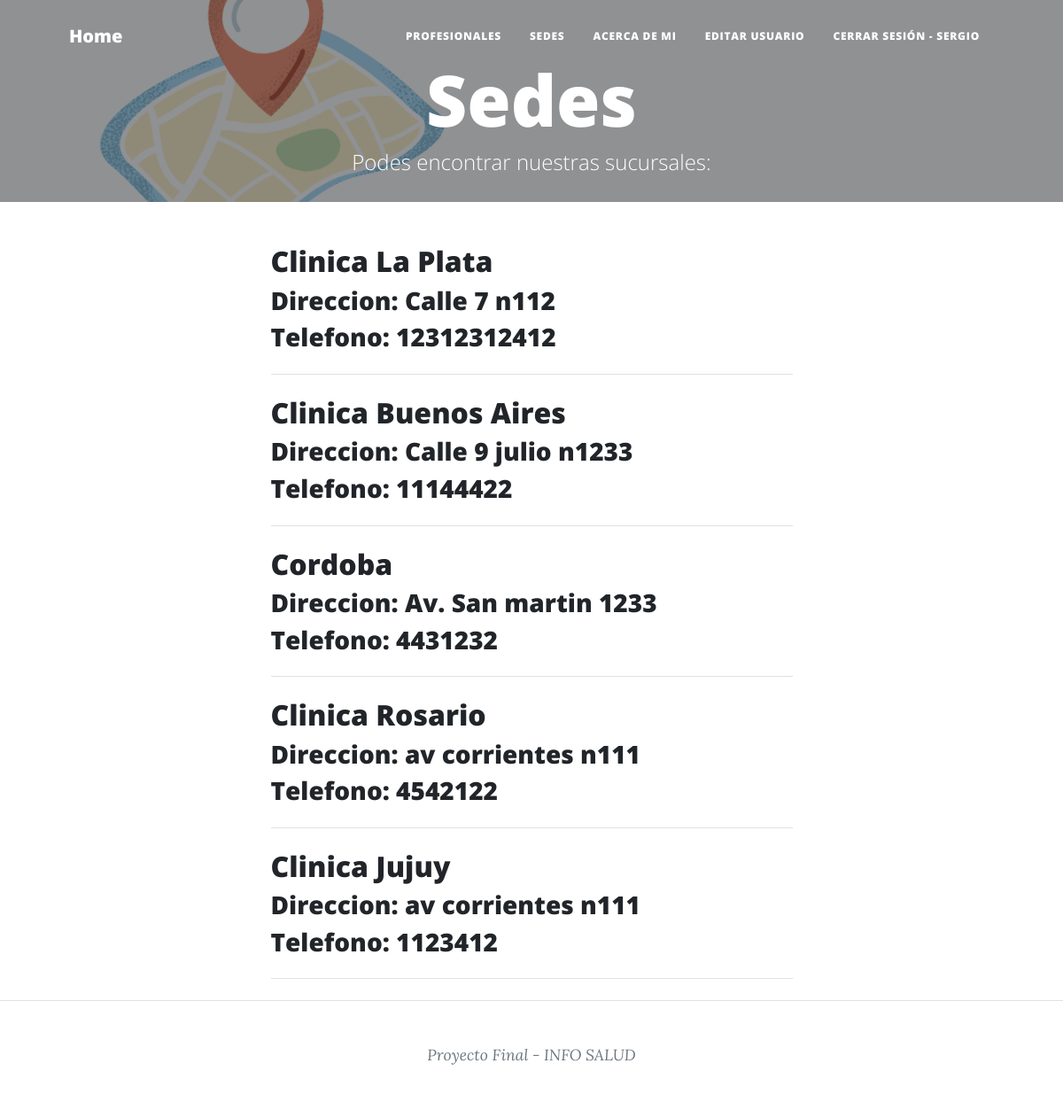
Screenshot of /sede/sedes (signed in) with the database file from the repository.
### sede/models.py (models this page shows, shortened)
class Sede(models.Model):
    name = models.CharField(max_length=40)
    cod = models.IntegerField()
    tel= models.IntegerField()
    dir= models.CharField(max_length=40)

### sede/views.py (the view)
# urls.py: path("sedes", views.sedes, name="sede-list"),
def sedes(request):
    sedes = Sede.objects.all()
    context_dict = {"sedes": sedes}
    return render(
        request=request,
        context=context_dict,
        template_name="sede/sede_list.html",
    )

### sede/templates/sede/sede_list.html (shortened to what this page needs)
{% extends "home/index.html" %}
{% load static %}
{% block my_blog_header %}
    <header class="masthead" style="background-image: url('../../static/home/assets/img/ubicacion.png')">
        <div class="container position-relative px-4 px-lg-5">
            <div class="row gx-4 gx-lg-5 justify-content-center">
                <div class="col-md-15 col-lg-16 col-xl-14">
                    <div class="site-heading">
                        <h1>Sedes</h1>
                        <span class="subheading"> Podes encontrar nuestras sucursales: </span>
                    </div>
                </div>
            </div>
        </div>
    </header>
{% endblock %}
{% block my_blog_content %}
    {% for sede in sedes %}
        <div class="post-preview">
            <h2 class="post-title">{{ sede.name }}</h2>
            <h3 class="post-subtitle">Direccion: {{ sede.dir }}</h3>
            <h3 class="post-subtitle">Telefono: {{ sede.tel }}</h3>
        </div>
        <hr class="my-4" />
    {% endfor %}
{% endblock %}

### home/templates/home/index.html (shortened to what this page needs)
<!DOCTYPE html>
<html lang="en">
    <head>
        {% load static %}
        <link href="{% static 'home/css/styles.css' %}" rel="stylesheet" />
    </head>
    <body>
        <nav class="navbar navbar-expand-lg navbar-light" id="mainNav">
            <div class="container px-4 px-lg-5">
                <a class="navbar-brand" href="{% url 'home:index' %}">Home</a>
                <div class="collapse navbar-collapse" id="navbarResponsive">
                    <ul class="navbar-nav ms-auto py-4 py-lg-0">
                        <li class="nav-item"><a class="nav-link px-lg-3 py-3 py-lg-4" href="{% url 'profesional:profesional-list' %}">Profesionales</a></li>
                        <li class="nav-item"><a class="nav-link px-lg-3 py-3 py-lg-4" href="{% url 'sede:sede-list' %}">Sedes</a></li>
                        <li class="nav-item"><a class="nav-link px-lg-3 py-3 py-lg-4" href="{% url 'home:about_me' %}">Acerca de mi</a></li>
                        {% if user.is_authenticated %}
                        <li class="nav-item"><a class="nav-link px-lg-3 py-3 py-lg-4" href="{% url 'home:user-profile' %}">Editar usuario</a></li>
                        <li class="nav-item"><a class="nav-link px-lg-3 py-3 py-lg-4" href="{% url 'logout' %}">Cerrar Sesión - {{ user.username }}</a></li>
                        {% else %}
                        <li class="nav-item"><a class="nav-link px-lg-3 py-3 py-lg-4" href="{% url 'login' %}">Iniciar Sesión</a></li>
                        {% endif %}
                    </ul>
                </div>
            </div>
        </nav>
        {% block my_blog_header %}{% endblock %}
        <div class="container px-4 px-lg-5">
            <div class="row gx-4 gx-lg-5 justify-content-center">
                <div class="col-md-10 col-lg-8 col-xl-7">
                    {% block my_blog_content %}{% endblock %}
                </div>
            </div>
        </div>
        <footer class="border-top">
            <div class="container px-4 px-lg-5">
                <div class="row gx-4 gx-lg-5 justify-content-center">
                    <div class="col-md-10 col-lg-8 col-xl-7">
                        <div class="small text-center text-muted fst-italic">Proyecto Final - INFO SALUD</div>
                    </div>
                </div>
            </div>
        </footer>
    </body>
</html>

### rows the page displays
Sede: name "Clinica La Plata", dir "Calle 7 n112", tel "12312312412"
Sede: name "Clinica Buenos Aires", dir "Calle 9 julio n1233", tel "11144422"
Sede: name "Cordoba", dir "Av. San martin 1233", tel "4431232"
Sede: name "Clinica Rosario", dir "av corrientes n111", tel "4542122"
Sede: name "Clinica Jujuy", dir "av corrientes n111", tel "1123412"

### other values shown
{{ user.username }} "SERGIO"
